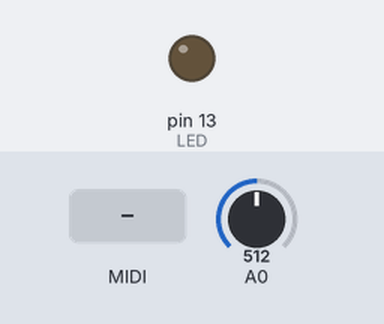
Bench run of a sketch on a simulated Arduino Mega 2560, built with avr-gcc and run on an emulated ATmega2560. Parts: output pins drawn as LEDs (lit = HIGH). The test bench sets the inputs (shaded band); at power-on: A0 = 512. MIDI output is not drawn; what the sketch prints to the serial monitor is not drawn.

Above: at 1.2 s.
1.3 s: MIDI note 36 received
At 1.45 s:
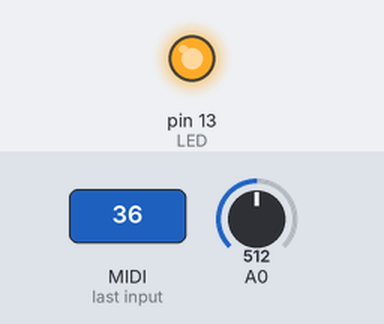
5.5 s: MIDI note 48 received
At 6.5 s:
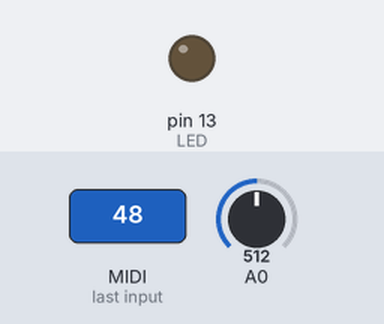
9.5 s: MIDI note 60 received
At 9.65 s:
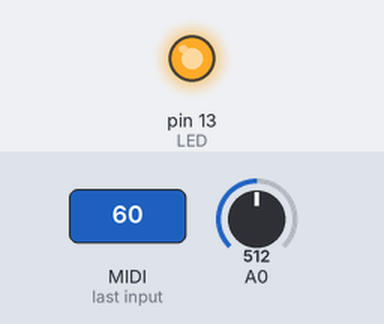
Timing chart, 0 to 12.3 s (numbered marks = the images above; inputs shaded):
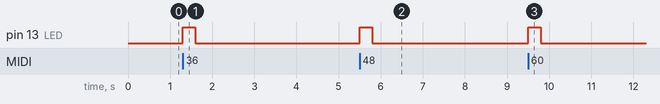

The sketch:

midi_mega.ino
```cpp
#include <MIDI.h>  // Add Midi Library

MIDI_CREATE_INSTANCE(HardwareSerial, Serial1, MIDI);

int LED = 13;
int pot_last_1 = 0;
int pot_new_1 = 0;
unsigned long step_time = 1000;
unsigned long prev_time = 0;
unsigned long new_time = 0;

void setup()
{

  pinMode (LED, OUTPUT); // Set Arduino board pin 13 to output

  Serial.begin(115200); // para enviar señal midi por puerto usb
  Serial1.begin(31250); // para lectura de señal midi del teclado

  MIDI.begin(MIDI_CHANNEL_OMNI);
  MIDI.setHandleNoteOn(MyHandleNoteOn);
  MIDI.setHandleNoteOff(MyHandleNoteOff);
  MIDI.setHandlePitchBend(MyHandlePitchBend);
  MIDI.setHandleAfterTouchChannel(MyHandleAfterTouchChannel);

}

void loop()
{
  MIDI.read();

  new_time = millis();
  if(new_time - prev_time >= step_time){
    prev_time = new_time;
    pot_new_1 = analogRead(0) >> 3;
    if(pot_new_1 != pot_last_1)
    {
      pot_last_1 = pot_new_1;
      Serial.write(0xb0);
      Serial.write(0x01);
      Serial.write(pot_new_1);
    }
  }

}

void MyHandleNoteOn(byte channel, byte pitch, byte velocity)
{
  digitalWrite(LED, HIGH); //Turn LED on
  Serial.write(0x90); // se envia byte de comando "note on" en canal 0
  Serial.write(pitch); // se envia byte de pitch
  Serial.write(velocity); // se envia byte de velocity
}

void MyHandleNoteOff(byte channel, byte pitch, byte velocity)
{
  digitalWrite(LED, LOW); //Turn LED off
  Serial.write(0x80); // se envia byte de comando "note on" en canal 0
  Serial.write(pitch); // se envia byte de pitch
  Serial.write(velocity); // se envia byte de velocity
}

void MyHandlePitchBend(byte channel, int bend)
{
  digitalWrite(LED, HIGH); //Turn LED on
  // bend es un int de 16bits con un valor de 14bits
  unsigned int val = (bend  + 8192) << 1;
  byte lsb = lowByte(val); // 8 lsb de val (16bits)
  byte msb = highByte(val); // 8 msb de val (16bits)
  lsb = lsb >> 1;

  Serial.write(0xE0); // se envia byte de comando "PitchBend" en canal 0
  Serial.write(lsb); // se envia byte de lsb
  Serial.write(msb); // se envia byte de msb
  digitalWrite(LED, LOW); //Turn LED off
}

void MyHandleAfterTouchChannel(byte channel, byte pressure)
{
  digitalWrite(LED, HIGH); //Turn LED on
  Serial.write(0xD0); // se envia byte de comando "AfterTouchChannel" en canal 0
  Serial.write(pressure); // se envia byte de pressure
  digitalWrite(LED, LOW); //Turn LED off
}
```

Measured:
- after the input at 1.3 s, pin 13 (LED): LOW → HIGH at once, → LOW 0.30 s later
- after the input at 5.5 s, pin 13 (LED): LOW → HIGH at once, → LOW 0.30 s later
- after the input at 9.5 s, pin 13 (LED): LOW → HIGH at once, → LOW 0.30 s later
